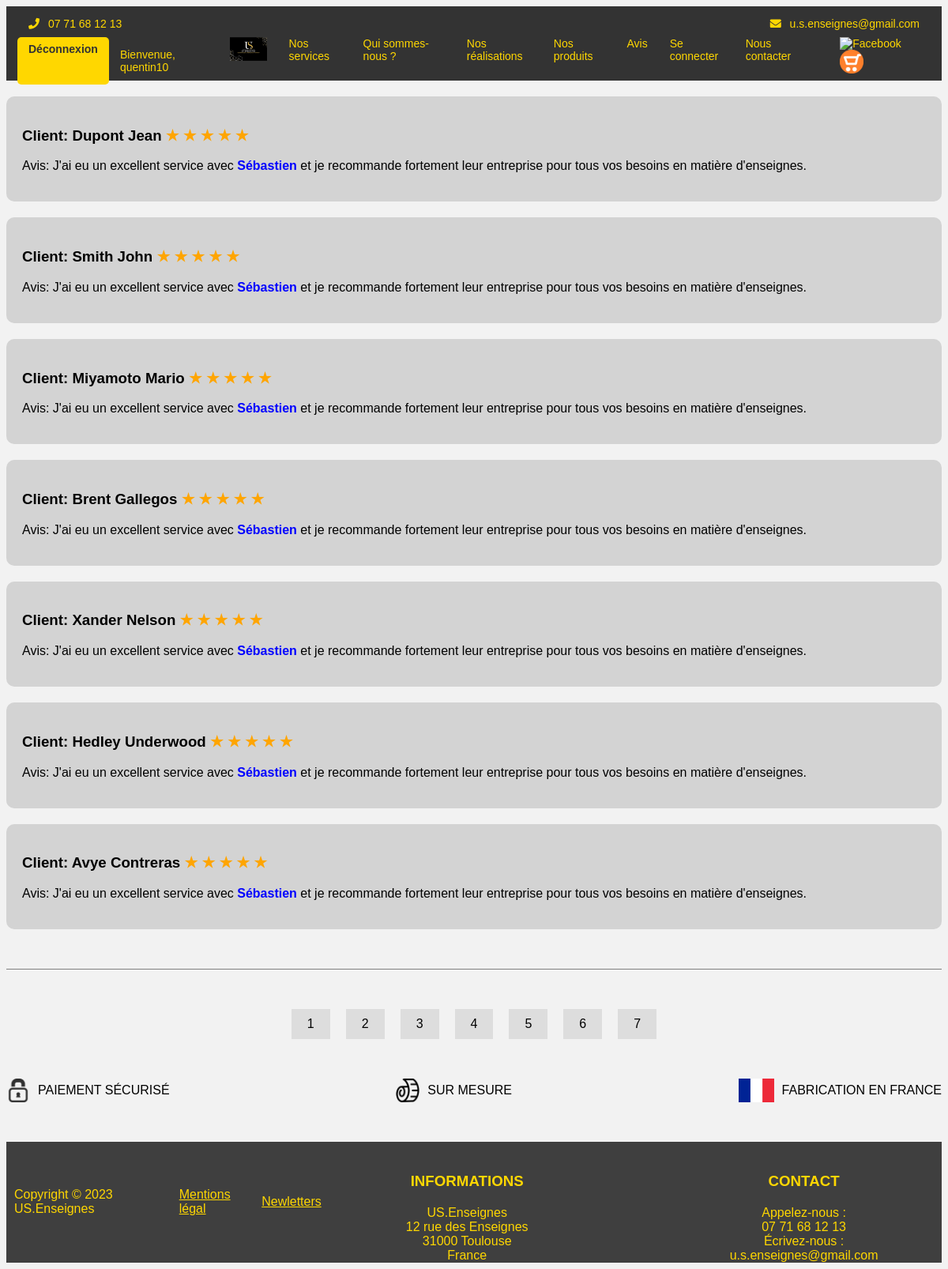
Screenshot of /avis.php (signed in) with the database file from the repository.
### tables this page shows
CREATE TABLE `client` (
  `id` mediumint(8) UNSIGNED NOT NULL,
  `nom` varchar(255) DEFAULT NULL,
  `prenom` varchar(255) DEFAULT NULL,
  `societe` varchar(255) DEFAULT NULL,
  `email` varchar(255) DEFAULT NULL,
  `telephone` varchar(100) DEFAULT NULL,
  `adresse` varchar(255) DEFAULT NULL,
  `ville` varchar(50) DEFAULT NULL,
  `code_postal` varchar(10) DEFAULT NULL,
  `pays` varchar(100) DEFAULT NULL,
  `commentaires` varchar(255) DEFAULT NULL
);

### avis.php (the view, shortened to what this page needs)
<?php
include 'controller/config.php';
?>
<!DOCTYPE html>
<html>
<head>
    <link rel="stylesheet" type="text/css" href="css/styleavis.css">
    <link rel="stylesheet" href="https://use.fontawesome.com/releases/v5.14.0/css/all.css">
  </head>
<body>
<header>
<div class="contact-info">
  <span><i class="fas fa-phone"></i> 07 71 68 12 13</span>
  <span><i class="fas fa-envelope"></i> u.s.enseignes@gmail.com </span>
</div>
<nav>
  <ul class="navbar-list">
    <a href="logout.php" class="logout-button">Déconnexion</a>
    <?php
      if(isset($_SESSION["username"])){
        echo "<p class='welcome-message'>Bienvenue, " . $_SESSION["username"] . "</p>";
      }else{
        echo "<p class='welcome-message'>Vous n'êtes pas connecté.</p>";
      }
    ?>
    <li class="navbar-item">
      <a href="index.php">
        <img src="images/image001.png" alt="logo" height="30" class="navbar-logo">
      </a>
    </li>
    <li class="navbar-item"><a href="index.php">Nos services</a></li>
    <li class="navbar-item"><a href="sommesnous.php">Qui sommes-nous ?</a></li>
    <li class="navbar-item"><a href="realisations.php">Nos réalisations</a></li>
    <li class="navbar-item"><a href="produits.php">Nos produits</a></li>
    <li class="navbar-item"> <a href="avis.php">Avis</a></li>
    <li class="navbar-item"><a href="login.php">Se connecter</a></li>
    <li class="navbar-item"><a href="contact.php">Nous contacter</a></li>
    <li class="navbar-item">
      <a href="https://www.facebook.com/usenseignestroyes/" target="_blank" class="facebook-button">
        <img src="images/fbgold.png" alt="Facebook" height="30">
      </a>
      <a href="panier.php" target="_blank" class="panier-button">
        <img src="images/paniergold.png" alt="Panier" height="30">
      </a>
    </li>
  </ul>
</nav>
  </header>
    <main>
    <?php
$prenom_sebastien = "Sébastien";
$conn = mysqli_connect($host, $username, $password, $dbname);
$sql = "SELECT * FROM client";
$result = mysqli_query($conn, $sql);
if (mysqli_num_rows($result) > 0) {
    while($row = mysqli_fetch_assoc($result)) {
    echo "<div class='reviews'>";
    echo "<h3>Client: " . $row["nom"] . " " . $row["prenom"] ." <span class='stars'>★ ★ ★ ★ ★</span></h3>";
    echo "<p>Avis: J'ai eu un excellent service avec <span class='highlight'>" . $prenom_sebastien . "</span> et je recommande fortement leur entreprise pour tous vos besoins en matière d'enseignes.</p>";
    echo "</div>";
    }
    } else {
    echo "0 results";
    }
?>
    </main>
      <div style="border-top: 1px solid gray; margin: 50px 0;"></div>
   <div class="pagination">
  <a href="index.php">1</a>
  <a href="sommesnous.php">2</a>
  <a href="realisations.php">3</a>
  <a href="produits.php">4</a>
  <a href="avis.php">5</a>
  <a href="login.php">6</a>
  <a href="contact.php">7</a>
  </div>
<section id="securite-sur-mesure-fabrication">
    <div class="securite">
      <img src="images/cadenas.png" alt="Logo cadenas"height="30">
      <p>PAIEMENT SÉCURISÉ</p>
    </div>
    <div class="sur-mesure">
      <img src="images/surmesure.png" alt="Logo sur mesure"height="30">
      <p>SUR MESURE</p>
    </div>
    <div class="fabrication-france">
      <img src="images/logo-france.png" alt="Logo France"height="30">
      <p>FABRICATION EN FRANCE</p>
    </div>
  </section>
<footer>
  <p><span>Copyright © 2023 US.Enseignes</span></p>
  <a href="mentionslegale.php">Mentions légal</a>
  <a href="newletters.php">Newletters</a>
  <div class="footer-container">
        <div class="footer-info">
            <h3>INFORMATIONS</h3>
            <p> US.Enseignes</p>
            <p>12 rue des Enseignes</p>
            <p>31000 Toulouse</p>
            <p>France</p>
        </div>
        <div class="footer-contact">
            <h3>CONTACT</h3>
            <p>Appelez-nous :</p>
            <p>07 71 68 12 13</p>
            <p>Écrivez-nous :</p>
            <p> u.s.enseignes@gmail.com</p>
        </div>
    </div>
</footer>
</body>
</html>

### css/styleavis.css (style rules this page uses)
:root { --secondary-color: #212121; --tertiary-color: #f5f5f5; }
body { background-color: #f2f2f2; font-family: Arial, sans-serif; }
header { background-color: var(--secondary-color); }
nav { display: flex; justify-content: space-between; align-items: center; background-color: #333; height: 50px; font-size: 14px; padding: 0 1em; }
.navbar-list { display: flex; list-style: none; margin: 0; padding: 0; }
.navbar-item { margin: 0 1em; }
nav a { color: #FFD700; text-decoration: none; }
.logout-button { background-color: #FFD700; color: #333; padding: 0.5em 1em; border-radius: 5px; font-weight: bold; margin-right: 1em; }
.facebook-button, .panier-button { margin-left: 1em; }
.welcome-message { color: #FFD700; margin-right: 1em; }
.contact-info { display: flex; justify-content: space-between; align-items: center; padding: 1em; background-color: #333; color: #FFD700; font-size: 14px; }
.contact-info span { display: inline-block; margin: 0 1em; }
.contact-info i { margin-right: 0.5em; }
.reviews { background-color: lightgray; border-radius: 10px; padding: 20px; margin: 20px 0; transition: all 0.5s ease-in-out; }
.stars { color: orange; }
.highlight { color: blue; font-weight: bold; }
.pagination { display: flex; justify-content: center; align-items: center; margin: 20px 0; }
.pagination a { display: block; padding: 10px 20px; margin: 0 10px; background-color: #ddd; text-decoration: none; color: black; }
#securite-sur-mesure-fabrication { display: flex; justify-content: space-between; align-items: center; margin: 40px 0; }
#securite-sur-mesure-fabrication img { margin-right: 10px; }
.securite, .sur-mesure, .fabrication-france { display: flex; align-items: center; }
footer { display: flex; justify-content: center; align-items: center; margin-top: 40px; background-color: #3F3F3F; color: #FFD700; }
footer p, footer a { margin: 0 10px; color: #FFD700; }
.footer-container { display: flex; justify-content: space-between; width: 80%; margin-top: 20px; }
.footer-info, .footer-contact { width: 45%; text-align: center; }
.footer-info h3, .footer-contact h3 { margin-bottom: 20px; color: #FFD700; }

### rows the page displays
client: nom "Dupont", prenom "Jean"
client: nom "Smith", prenom "John"
client: nom "Miyamoto", prenom "Mario"
client: nom "Brent", prenom "Gallegos"
client: nom "Xander", prenom "Nelson"
client: nom "Hedley", prenom "Underwood"
client: nom "Avye", prenom "Contreras"

### other values shown
$_SESSION["username"] "quentin10"
